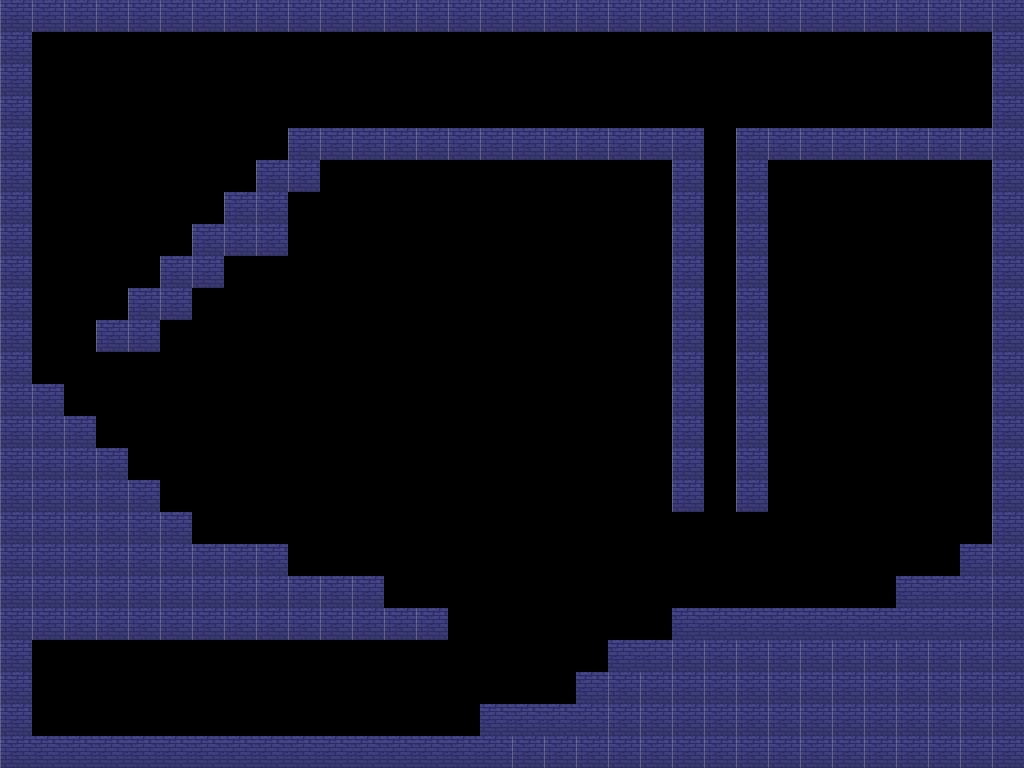

A 2D game scene composited from a Tiled map and its tileset images. What follows is a short description and the map's XML, with each tile layer's data collapsed to a summary:
An orthogonal 32x24 tile map with 32x32 px tiles, 1 tile layer (Tile Layer 1).

<map version="1.0" orientation="orthogonal" width="32" height="24" tilewidth="32" tileheight="32">
 <tileset firstgid="1" name="sewer_tileset" tilewidth="32" tileheight="32">
  <image source="sewer_tileset.png" width="192" height="217" />
 </tileset>
 <layer name="Tile Layer 1" width="32" height="24">
  <data>[768 cells, 266 non-empty, 2 distinct tile ids]</data>
 </layer>
</map>
